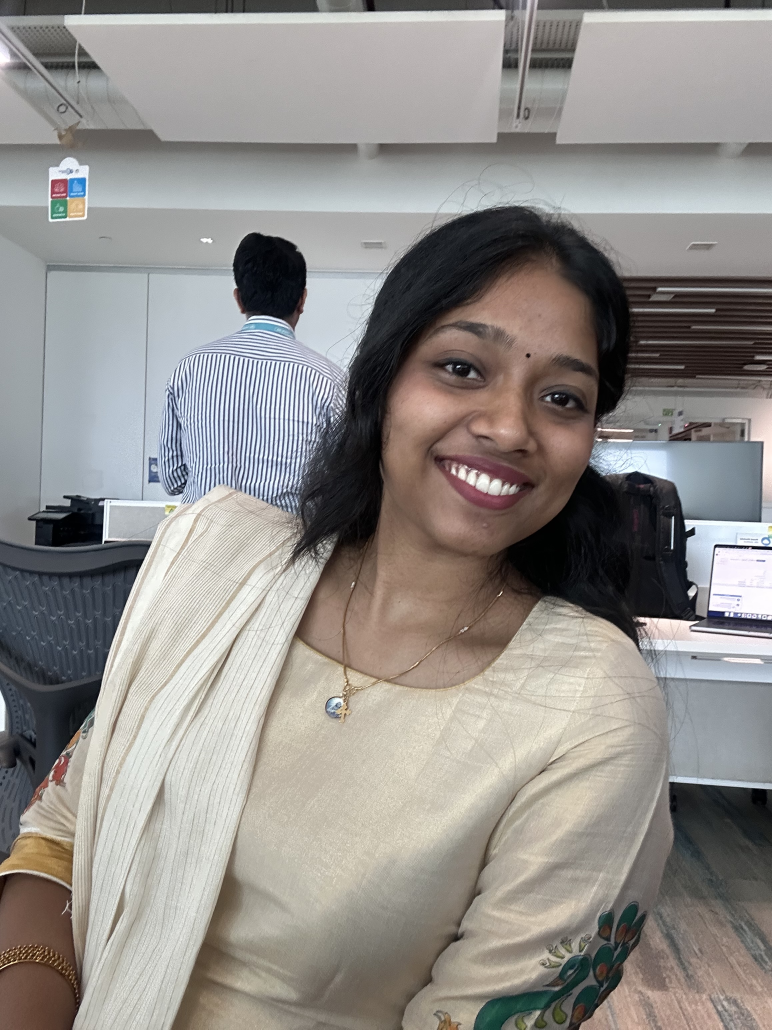
#> input picture referenceimages/refimage2.JPG, 2316 x 3088 px (shown at 1/3 size); its folder holds only this picture in this run
$ python -i quality.py   (imports and definitions only)   (older library calls are emulated)
#> lines starting #> are read from the running program, lines starting #| are printed output that depends on the picture
# evaluators/quality.py
#
# Evaluates the technical quality of a generated image.
#
# Checks:
#   1. Blur      — Laplacian variance (higher = sharper)
#   2. Resolution — minimum edge length in pixels
#
# Both checks use only OpenCV + PIL — no new dependencies.
# Thresholds are in config.py; calibrate once you have a real sample set.

from __future__ import annotations

import logging
from dataclasses import dataclass, asdict
from pathlib import Path
from typing import Optional

import numpy as np
from PIL import Image

import config

logger = logging.getLogger(__name__)


# ---------------------------------------------------------------------------
# Output schema
# ---------------------------------------------------------------------------

@dataclass
class QualityResult:
    blur_score: Optional[float]       # Laplacian variance — higher is sharper
    blur_status: str                  # sharp | acceptable | blurry
    resolution_width: Optional[int]
    resolution_height: Optional[int]
    resolution_status: str            # good | acceptable | low_resolution
    overall_status: str               # pass | fail | error
    error: Optional[str]

    def to_dict(self) -> dict:
        return asdict(self)


# ---------------------------------------------------------------------------
# Evaluator
# ---------------------------------------------------------------------------

class QualityEvaluator:
    """
    Checks blur and resolution of generated images.
    Stateless — no model loading required. Instantiate once and reuse.
    """

    # ------------------------------------------------------------------
    # Blur
    # ------------------------------------------------------------------

    @staticmethod
    def _compute_blur(image_path: Path) -> float:
        """
        Laplacian variance method.
        Sharp images have high variance; blurry images have low variance.
        """
        import cv2
        img = cv2.imread(str(image_path))
        if img is None:
            # Fallback: load via PIL and convert. Context-manager open so the
            # source file handle is released before we hand bytes to cv2.
            with Image.open(image_path) as pil_im:
                pil = pil_im.convert("RGB")
            img = np.array(pil)[:, :, ::-1]  # RGB → BGR for OpenCV
        gray = cv2.cvtColor(img, cv2.COLOR_BGR2GRAY)
        return float(cv2.Laplacian(gray, cv2.CV_64F).var())

    @staticmethod
    def _blur_status(score: float) -> str:
        if score >= config.QUALITY_BLUR_SHARP:
            return "sharp"
        if score >= config.QUALITY_BLUR_ACCEPTABLE:
            return "acceptable"
        return "blurry"

    # ------------------------------------------------------------------
    # Resolution
    # ------------------------------------------------------------------

    @staticmethod
    def _check_resolution(image_path: Path) -> tuple[int, int, str]:
        """Returns (width, height, status)."""
        with Image.open(image_path) as img:
            w, h = img.size
        min_dim = min(w, h)
        if min_dim >= config.QUALITY_RES_GOOD:
            status = "good"
        elif min_dim >= config.QUALITY_RES_ACCEPTABLE:
            status = "acceptable"
        else:
            status = "low_resolution"
        return w, h, status

    # ------------------------------------------------------------------
    # Overall
    # ------------------------------------------------------------------

    @staticmethod
    def _overall_status(blur_status: str, res_status: str) -> str:
        if blur_status == "blurry" or res_status == "low_resolution":
            return "fail"
        return "pass"

    # ------------------------------------------------------------------
    # Public API
    # ------------------------------------------------------------------

    def evaluate(self, generated_image_path: str | Path) -> QualityResult:
        """
        Run blur and resolution checks on the generated image.

        Parameters
        ----------
        generated_image_path : path to the generated image

        Returns
        -------
        QualityResult
        """
#> called with generated_image_path = '../referenceimages/refimage2.JPG'
        path = Path(generated_image_path)

        try:
            blur_score = self._compute_blur(path)
#> in _compute_blur, img is the input picture: shape (3088, 2316, 3); mean B, G, R 138, 141.5, 145.1
#> in _compute_blur, `gray = cv2.cvtColor(img, cv2.COLOR_BGR2GRAY)`:
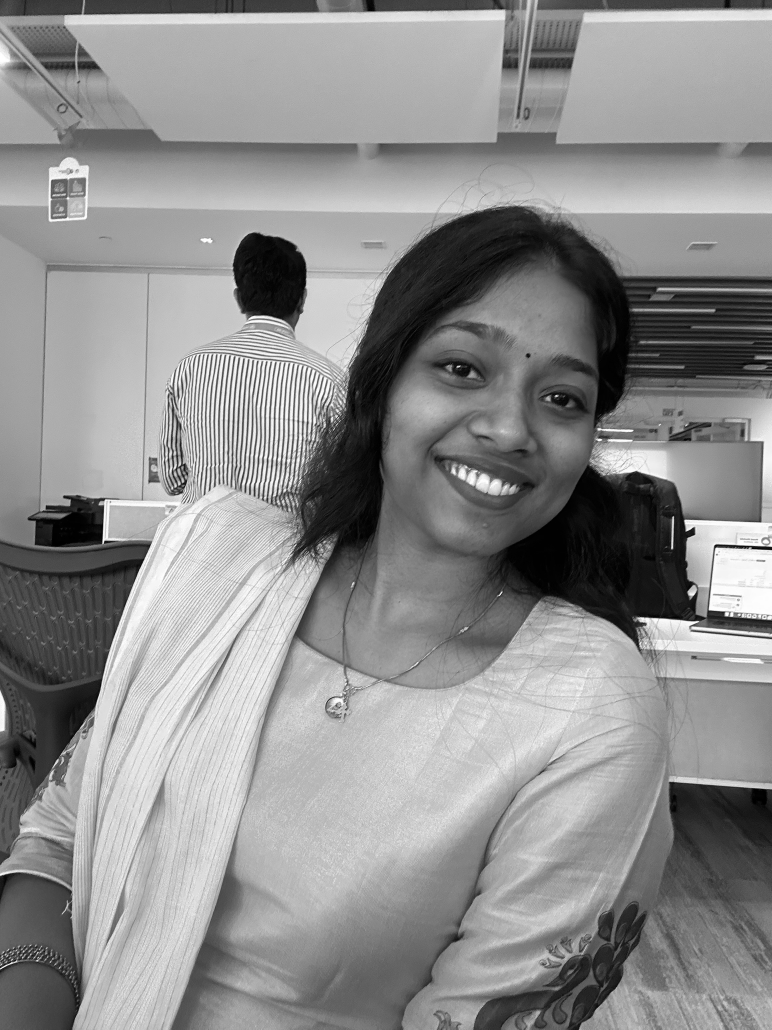
#> gray: shape (3088, 2316) (shown at 1/3 size); min 0, max 255, mean 142.2
#> blur_score = 345
            blur_st = self._blur_status(blur_score)
#> blur_st = 'sharp'
            logger.debug("Blur score for %s: %.2f (%s)", path.name, blur_score, blur_st)

            width, height, res_st = self._check_resolution(path)
#> in _check_resolution, `with Image.open(image_path) as img:`:
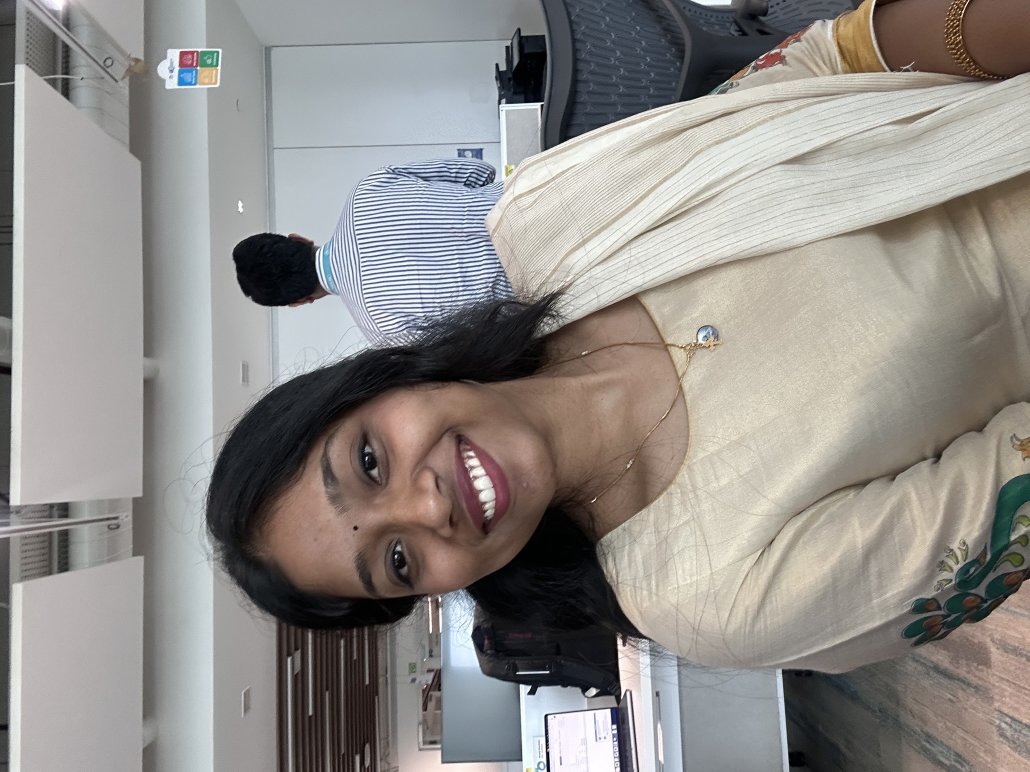
#> img: PIL image 3088x2316 RGB (shown at 1/3 size); mean R, G, B 145.1, 141.5, 138
#> width = 3088; height = 2316; res_st = 'good'
            logger.debug("Resolution for %s: %dx%d (%s)", path.name, width, height, res_st)

            overall = self._overall_status(blur_st, res_st)
#> overall = 'pass'

            return QualityResult(
                blur_score=round(blur_score, 2),
                blur_status=blur_st,
                resolution_width=width,
                resolution_height=height,
                resolution_status=res_st,
                overall_status=overall,
                error=None,
            )

        except Exception as exc:
            logger.exception("QualityEvaluator error for %s: %s", path.name, exc)
            return QualityResult(
                blur_score=None,
                blur_status="error",
                resolution_width=None,
                resolution_height=None,
                resolution_status="error",
                overall_status="error",
                error=str(exc),
            )

>>> result = QualityEvaluator().evaluate('../referenceimages/refimage2.JPG')

$ run again, on referenceimages/refimage3.jpg
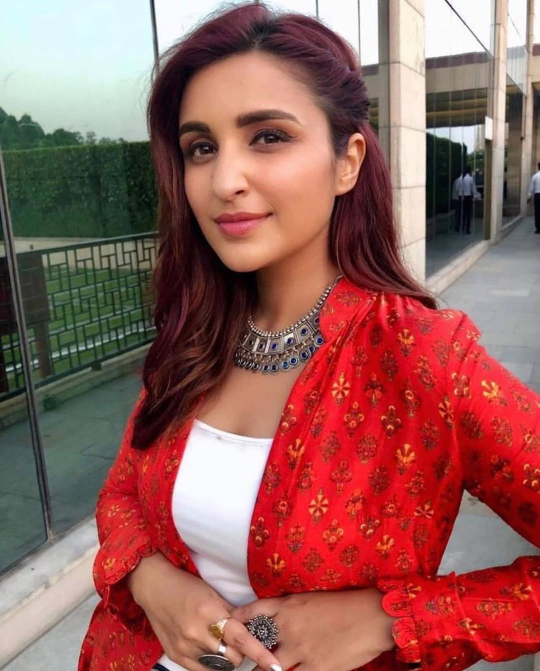
#> input picture referenceimages/refimage3.jpg, 1080 x 1342 px (shown at 1/2 size)
#> in _compute_blur, img is the input picture: shape (1342, 1080, 3); mean B, G, R 90.6, 95.2, 149.8
#> in _compute_blur, `gray = cv2.cvtColor(img, cv2.COLOR_BGR2GRAY)`:
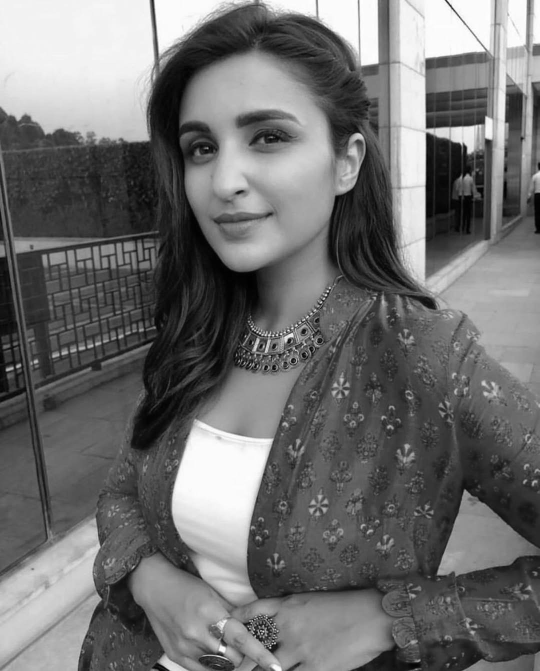
#> gray: shape (1342, 1080) (shown at 1/2 size); min 0, max 255, mean 111
#> blur_score = 78.64
#> blur_st = 'acceptable'
#> img: PIL image 1080x1342 RGB
#> overall = 'pass'

$ run again, on referenceimages/refimage4.jpg
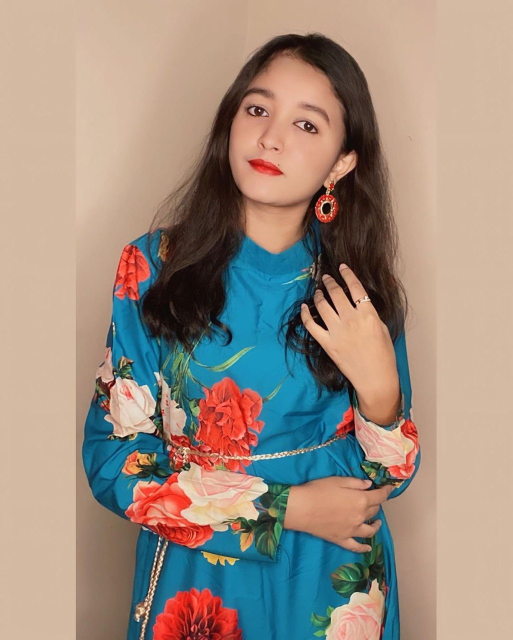
#> input picture referenceimages/refimage4.jpg, 1025 x 1280 px (shown at 1/2 size)
#> in _compute_blur, img is the input picture: shape (1280, 1025, 3); mean B, G, R 128.9, 141.4, 157.2
#> in _compute_blur, `gray = cv2.cvtColor(img, cv2.COLOR_BGR2GRAY)`:
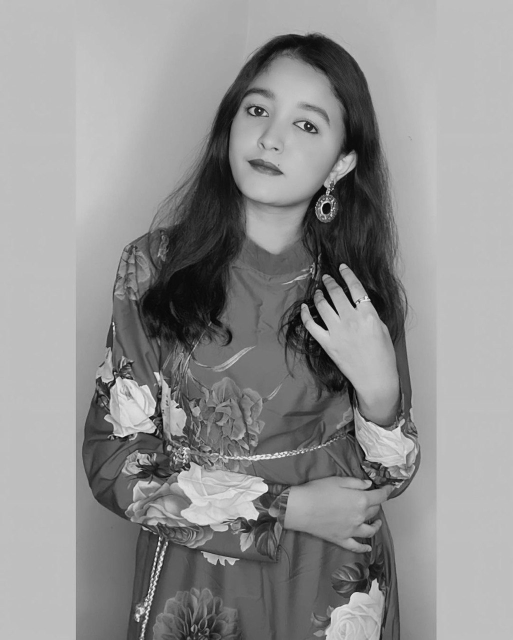
#> gray: shape (1280, 1025) (shown at 1/2 size); min 0, max 254, mean 144.7
#> blur_score = 150.3
#> blur_st = 'sharp'
#> img: PIL image 1025x1280 RGB
#> overall = 'pass'
